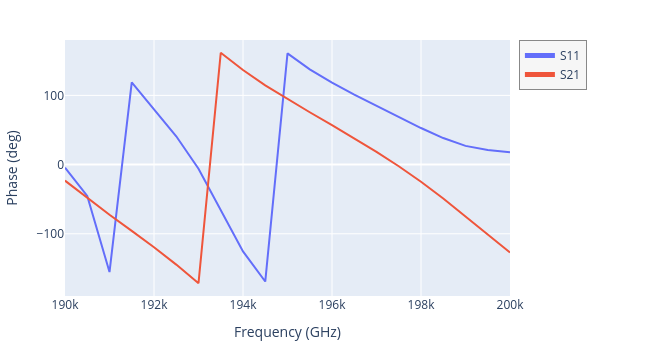

Notebook cell for this chart:
### Code cell
results.plot_interactive(phase=True)

### Figure 1 — Plotly figure (JSON) as saved in the notebook; plotly's stock layout.template omitted (floating-point values rounded to 4 significant figures)
{"data": [{"mode": "lines", "name": "S11", "type": "scatter", "visible": true, "x": [190000.0, 190500.0, 191000.0, 191500.0, 192000.0, 192500.0, 193000.0, 193500.0, 194000.0, 194500.0, 195000.0, 195500.0, 196000.0, 196500.0, 197000.0, 197500.0, 198000.0, 198500.0, 199000.0, 199500.0, 200000.0], "y": [-4.532, -45.22, -155.3, 119.0, 79.86, 40.92, -6.045, -65.5, -125.6, -169.0, 160.8, 137.7, 118.4, 101.1, 84.61, 68.54, 52.84, 38.34, 27.03, 20.94, 17.89]}, {"mode": "lines", "name": "S21", "type": "scatter", "visible": true, "x": [190000.0, 190500.0, 191000.0, 191500.0, 192000.0, 192500.0, 193000.0, 193500.0, 194000.0, 194500.0, 195000.0, 195500.0, 196000.0, 196500.0, 197000.0, 197500.0, 198000.0, 198500.0, 199000.0, 199500.0, 200000.0], "y": [-23.18, -48.57, -72.58, -95.78, -119.4, -144.6, -171.4, 161.6, 136.7, 114.6, 94.6, 75.65, 57.01, 38.11, 18.48, -2.353, -24.79, -48.99, -74.66, -101.0, -127.2]}], "layout": {"height": 350, "legend": {"bgcolor": "rgba(245,245,245,0.9)", "bordercolor": "#888", "borderwidth": 1, "entrywidth": 70, "entrywidthmode": "pixels", "groupclick": "toggleitem", "itemclick": "toggle", "itemdoubleclick": "toggleothers", "itemsizing": "constant", "x": 1.02, "xanchor": "left", "y": 1, "yanchor": "top"}, "margin": {"b": 40, "l": 60, "r": 140, "t": 40}, "modebar": {"orientation": "v"}, "width": 650, "xaxis": {"title": {"text": "Frequency (GHz)"}}, "yaxis": {"title": {"text": "Phase (deg)"}}}}
